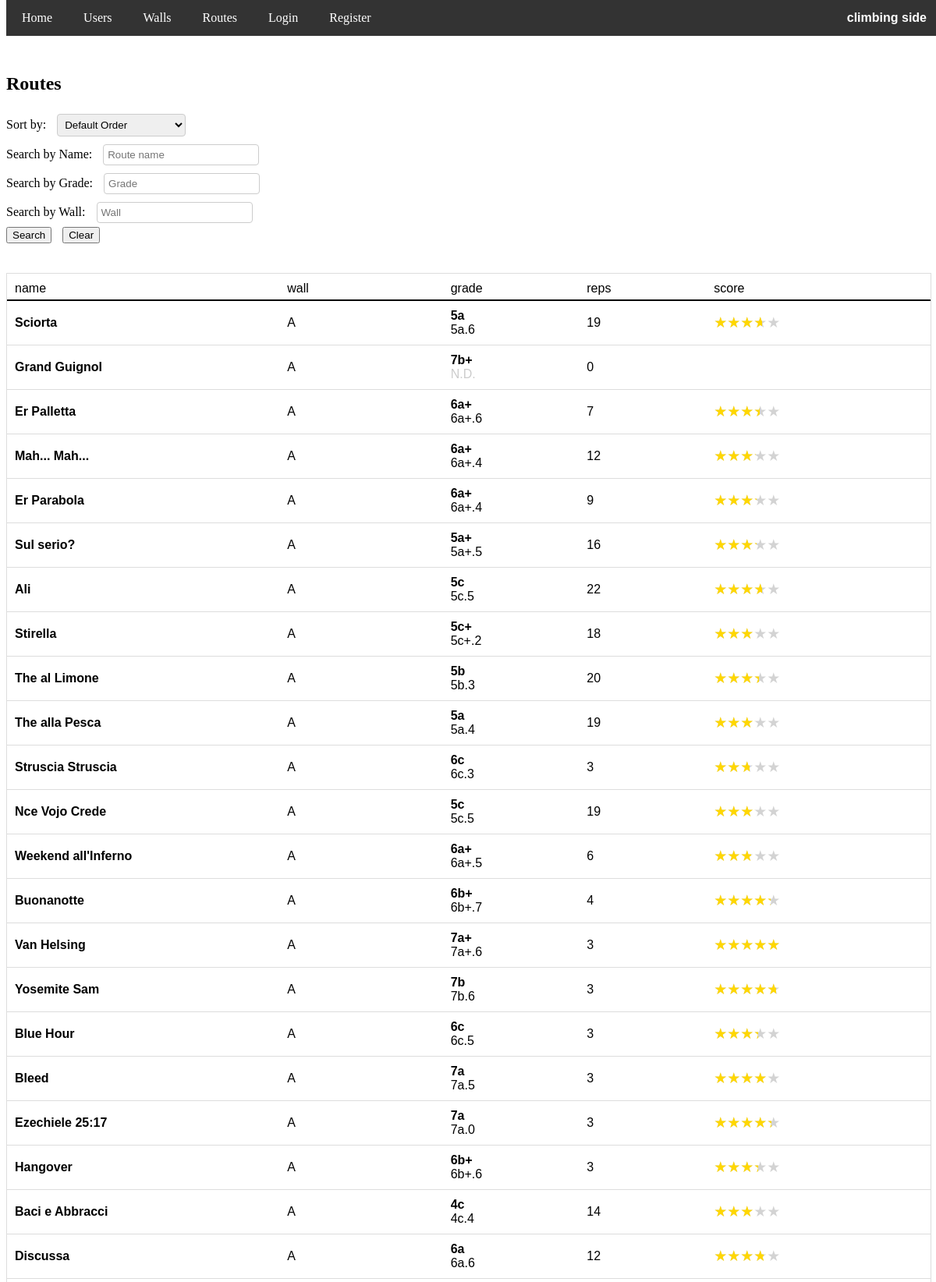
/routes (upper part), run on the app's committed database.
### app/models.py (models this page shows, shortened)
class Route(db.Model):
    id = db.Column(db.Integer, primary_key=True)
    name = db.Column(db.String(100), nullable=False)
    grade = db.Column(db.String(3), nullable=False)
    wall_id = db.Column(db.Integer, db.ForeignKey('wall.id'), nullable=False)
    image_file = db.Column(db.String(255), nullable=True)

### app/routes.py (the view)
@routes.route('/routes')
def routes_list():
    search_name = request.args.get('search_name', '').strip()
    search_grade = request.args.get('search_grade', '').strip()
    search_wall = request.args.get('search_wall', '').strip()
    sort_order = request.args.get('sort', 'default')
    base_query = db.session.query(
        Route,
        func.count(user_route.c.route_id).label('repetitions'),
        func.coalesce(func.avg(user_route.c.score), 0).label('avg_score'),
        func.coalesce(func.avg(user_route.c.proposed_grade), -1).label('avg_proposed_grade')
    ).outerjoin(user_route, Route.id == user_route.c.route_id) \
     .join(Wall, Route.wall_id == Wall.id) \
     .group_by(Route.id)
    if search_name:
        base_query = base_query.filter(
            Route.name.ilike(f"{search_name}%") |
            Route.name.ilike(f"% {search_name}%")
            )
    if search_grade:
        base_query = base_query.filter(Route.grade == search_grade)
    if search_wall:
        base_query = base_query.filter(Wall.name  == search_wall)
    if sort_order == 'asc':
        routes = base_query.order_by(Route.grade).all()
    elif sort_order == 'desc':
        routes = base_query.order_by(desc(Route.grade)).all()
    elif sort_order == 'repetitions':
        routes = base_query.order_by(func.count(user_route.c.route_id).desc()).all()
    elif sort_order == 'avg_score':
        routes = base_query.order_by(func.coalesce(func.avg(user_route.c.score), 0).desc()).all()
    elif sort_order == 'alph':
        routes = base_query.order_by(func.lower(Route.name)).all()
    else:
        routes = base_query.order_by(Route.id).all()
    routes_list = []
    for route, repetitions, avg_score, avg_proposed_grade in routes:
        user_has_done = False
        if current_user.is_authenticated:
            user_has_done = db.session.query(user_route).filter_by(
                user_id=current_user.id,
                route_id=route.id
            ).count() > 0
        route_data = {
            'id': route.id,
            'name': route.name,
            'wall_id': route.wall_id,
            'wall': route.wall.name,
            'grade': route.grade,
            'repetitions': repetitions,
            'avg_score': avg_score,
            'avg_proposed_grade': display_grade_backend(avg_proposed_grade),
            'done': user_has_done
        }
        routes_list.append(route_data)
    allroutes = Route.query.all()
    nroutes=len(allroutes)
    grades = [route.grade for route in allroutes]
    french_grades = [
    "4a", "4a+", "4b", "4b+", "4c", "4c+",
    "5a", "5a+", "5b", "5b+", "5c", "5c+",
    "6a", "6a+", "6b", "6b+", "6c", "6c+",
    "7a", "7a+", "7b", "7b+", "7c", "7c+",
    "8a", "8a+", "8b", "8b+", "8c", "8c+",
    "9a", "9a+", "9b", "9b+", "9c"
    ]
    grade_frequencies = dict(Counter(grades))
    grade_distribution = {grade: grade_frequencies.get(grade, 0) for grade in french_grades}
    return render_template('routes/routes_list.html', routes=routes_list, sort_order=sort_order, grade_distribution=grade_distribution, nroutes=nroutes, search_name=search_name, search_grade=search_grade, search_wall=search_wall)

### app/templates/routes/routes_list.html (shortened to what this page needs)
<!DOCTYPE html>
<html lang="en">
<head>
    <link rel="stylesheet" href="{{ url_for('static', filename='styles.css') }}">
</head>
<body>
    {% if current_user.is_authenticated %}
        <div class="navbar" id="myNavbar">
            <span class="navbar-right"><b>climbing side</b></span>
            <a href="{{ url_for('home.homepage') }}">Home</a>
            <a href="{{ url_for('users.users_list') }}">Users</a>
            <a href="{{ url_for('routes.walls_list') }}">Walls</a>
            <a href="{{ url_for('routes.routes_list') }}">Routes</a>
            <a href="{{ url_for('users.user_page', user_id=current_user.id) }}">Profile</a>
            <a href="{{ url_for('users.logout') }}" onclick="return confirmLogout()" >Logout</a>
            <a href="javascript:void(0);" class="icon" onclick="toggleMenu()">&#9776;</a>
        </div>
    {% else %}
        <div class="navbar" id="myNavbar">
            <span class="navbar-right"><b>climbing side</b></span>
            <a href="{{ url_for('home.homepage') }}">Home</a>
            <a href="{{ url_for('users.users_list') }}">Users</a>
            <a href="{{ url_for('routes.walls_list') }}">Walls</a>
            <a href="{{ url_for('routes.routes_list') }}">Routes</a>
            <a href="{{ url_for('users.login') }}" >Login</a>
            <a href="{{ url_for('users.register') }}" >Register</a>
        </div>
    {% endif %}
    <br>
    <br>
    <div class="content">
    <h2>Routes</h2>
    <div>
        <form method="GET" action="{{ url_for('routes.routes_list') }}" style="margin-bottom: 20px;">
            <label for="sort">Sort by:</label>
            <select id="sort" name="sort" onchange="this.form.submit();">
                <option value="default" {% if sort_order == 'default' %}selected{% endif %}>Default Order</option>
            </select>
            <br>
            <label for="search_name">Search by Name:</label>
            <input type="text" class="input-field" id="search_name" name="search_name" value="{{ search_name }}" placeholder="Route name">
            <br>
            <label for="search_grade">Search by Grade:</label>
            <input type="text" class="input-field" id="search_grade" name="search_grade" value="{{ search_grade }}" placeholder="Grade">
            <br>
            <label for="search_grade">Search by Wall:</label>
            <input type="text" class="input-field" id="search_wall" name="search_wall" value="{{ search_wall }}" placeholder="Wall">
            <br>
            <button type="submit" >Search</button>
            <button type="submit" style="margin-left: 10px;"><a href="{{ url_for('routes.routes_list') }}" style="text-decoration: none; color: black" >Clear</a></button>
        </form>
    </div>
    <br>
    {% if routes %}
        <div class="table" style="font-family: Verdana, sans-serif;">
            <div class="row" style="border-bottom: 2px solid black; padding-bottom: 5px;">
                <span style="flex-basis: 28%;"> name </span>
                <span style="flex-basis: 2%;"> </span>
                <span style="flex-basis: 18%;"> wall </span>
                <span style="flex-basis: 15%;"> grade </span>
                <span style="flex-basis: 14%;"> reps </span>
                <span style="flex-basis: 23%;"> score </span>
            </div>
            {% for route in routes %}
                <div class="row" style = "display: flex; align-items: center; {% if route.done %} background-color: rgba(255, 240, 0, 0.4); {% endif %} ">
                    <a href="{{ url_for('routes.route_page', route_id=route.id) }}" class="link6" style="flex-basis: 28%; overflow-wrap: anywhere; word-break: normal;"><strong>{{ route.name }} </strong></a>
                    <a href="{{ url_for('routes.wall_page', wall_id=route.wall_id) }}" class="link6" style="flex-basis: 18%; font-weight: normal;">{{ route.wall }} </a>
                    <span style="flex-basis: 15%;"> <strong>{{ route.grade }}</strong> <br> <normal style="color: {{ '#ccc' if route.avg_proposed_grade=='N.D.' else 'black' }};">{{ route.avg_proposed_grade }}</normal> </span>
                    <span style="flex-basis: 14%;"> {{ route.repetitions }} </span>
                    {% if route.avg_score != 0 %}
                        <span style="flex-basis: 23%;"> <span id="{{ route.id}}" class="star-container" style="--filled-star-width: {{route.avg_score *100/5}}%">★★★★★</span> </span>
                    {% else %}
                        <span style="flex-basis: 23%;"> </span>
                    {% endif %}
                </div>
            {% endfor %}
        </div>
    {% else %}
        <p>No Routes found.</p>
    {% endif %}
    <br>
    <br>
    <br>
    <br>
    <br>
    <br>
    <br>
    <br>
    <br>
    <br>
    <br>
    </div>
</body>
</html>

### app/static/styles.css (style rules this page uses)
.link6 { color: black; font-weight: bold; text-decoration: none; }
.navbar { background-color: #333; overflow: hidden; position: fixed; top: 0; width: 100%; z-index: 9999; }
.navbar a { float: left; display: block; color: white; text-align: center; padding: 14px 20px; text-decoration: none; }
.navbar-right { float: right; color: white; padding: 14px 20px; text-align: center; font-family: Verdana, sans-serif; }
.content { padding-top: 30px; }
.star-container { position: relative; display: inline-block; font-size: 19px; color: lightgray; }
.star-container::before { content: '★★★★★'; position: absolute; top: 0; left: 0; width: var(--filled-star-width, 0%); color: gold; overflow: hidden; }

### app/templates/routes/routes_list.html (style rules this page uses)
.table { display: flex; flex-direction: column; width: 100%; border: 1px solid #ddd; }
.row { display: flex; padding: 10px; border-bottom: 1px solid #ddd; }
.row a { flex-basis: 25%; }
.row span { flex-basis: 20%; text-align: left; }
.input-field { width: 200px; padding: 5px; margin: 5px 10px 5px 0; border: 1px solid #ccc; border-radius: 4px; box-sizing: border-box; }
form { align-items: center; }
label { margin-right: 10px; margin-bottom: 5px; }
select { margin: 5px 10px 5px 0; padding: 5px; border: 1px solid #ccc; border-radius: 4px; box-sizing: border-box; }

### data on the page
Route: name "Sciorta", wall "A", grade "5a", avg_proposed_grade "5a.6", repetitions "19", {{ route.avg_score *100/5 }} 72.63157894736842 (drawn)
Route: name "Grand Guignol", wall "A", grade "7b+", avg_proposed_grade "N.D.", repetitions "0"
Route: name "Er Palletta", wall "A", grade "6a+", avg_proposed_grade "6a+.6", repetitions "7", {{ route.avg_score *100/5 }} 68.57142857142857 (drawn)
Route: name "Mah... Mah...", wall "A", grade "6a+", avg_proposed_grade "6a+.4", repetitions "12", {{ route.avg_score *100/5 }} 63.33333333333333 (drawn)
Route: name "Er Parabola", wall "A", grade "6a+", avg_proposed_grade "6a+.4", repetitions "9", {{ route.avg_score *100/5 }} 64.44444444444444 (drawn)
Route: name "Sul serio?", wall "A", grade "5a+", avg_proposed_grade "5a+.5", repetitions "16", {{ route.id }} 6 (drawn)
Route: name "Ali", wall "A", grade "5c", avg_proposed_grade "5c.5", repetitions "22", {{ route.id }} 7 (drawn)
Route: name "Stirella", wall "A", grade "5c+", avg_proposed_grade "5c+.2", repetitions "18", {{ route.avg_score *100/5 }} 58.88888888888889 (drawn)
Route: name "The al Limone", wall "A", grade "5b", avg_proposed_grade "5b.3", repetitions "20", {{ route.avg_score *100/5 }} 68.0 (drawn)
Route: name "The alla Pesca", wall "A", grade "5a", avg_proposed_grade "5a.4", repetitions "19", {{ route.avg_score *100/5 }} 62.10526315789474 (drawn)
Route: name "Struscia Struscia", wall "A", grade "6c", avg_proposed_grade "6c.3", repetitions "3", {{ route.avg_score *100/5 }} 53.33333333333333 (drawn)
Route: name "Nce Vojo Crede", wall "A", grade "5c", avg_proposed_grade "5c.5", repetitions "19", {{ route.avg_score *100/5 }} 62.10526315789474 (drawn)
Route: name "Weekend all'Inferno", wall "A", grade "6a+", avg_proposed_grade "6a+.5", repetitions "6", {{ route.avg_score *100/5 }} 56.66666666666667 (drawn)
Route: name "Buonanotte", wall "A", grade "6b+", avg_proposed_grade "6b+.7", repetitions "4", {{ route.avg_score *100/5 }} 85.0 (drawn)
Route: name "Van Helsing", wall "A", grade "7a+", avg_proposed_grade "7a+.6", repetitions "3", {{ route.avg_score *100/5 }} 100.0 (drawn)
Route: name "Yosemite Sam", wall "A", grade "7b", avg_proposed_grade "7b.6", repetitions "3", {{ route.avg_score *100/5 }} 93.33333333333334 (drawn)
Route: name "Blue Hour", wall "A", grade "6c", avg_proposed_grade "6c.5", repetitions "3", {{ route.avg_score *100/5 }} 66.66666666666667 (drawn)
Route: name "Bleed", wall "A", grade "7a", avg_proposed_grade "7a.5", repetitions "3", {{ route.avg_score *100/5 }} 80.0 (drawn)
Route: name "Ezechiele 25:17", wall "A", grade "7a", avg_proposed_grade "7a.0", repetitions "3", {{ route.avg_score *100/5 }} 86.66666666666666 (drawn)
Route: name "Hangover", wall "A", grade "6b+", avg_proposed_grade "6b+.6", repetitions "3", {{ route.avg_score *100/5 }} 66.66666666666667 (drawn)
Route: name "Baci e Abbracci", wall "A", grade "4c", avg_proposed_grade "4c.4", repetitions "14", {{ route.avg_score *100/5 }} 58.57142857142857 (drawn)
Route: name "Discussa", wall "A", grade "6a", avg_proposed_grade "6a.6", repetitions "12", {{ route.avg_score *100/5 }} 75.0 (drawn)
